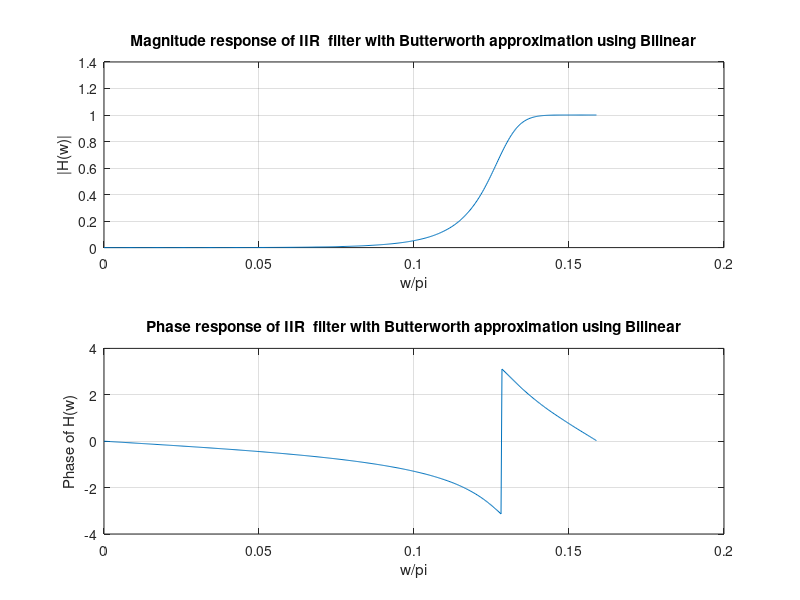

This chart was generated by the following MATLAB code:
clc;
clear all;
close all;
disp('IIR filter design using Butterworth Approximation');

%wp=input('Enter pass band frequency wp ');
%ws=input('Enter stop band frequency ws ');
wp=0.5
ws=0.3
%Error message
if ws<=0

error('Pass band edge must be larger than 0');
end
if ws>=wp
error('Stop band edge must be smaller than pass band edge');
end

%Fs=input('Enter sampling frequency F in samples/sec ');
Fs=1
%a1=input('Enter pass band ripple in dB ');
%a2=input('Enter stop band ripple in dB ');
%conversion and normalization of frequencies
%pi radians/second
a1=40;a2=60


%conversion of frequency for transformation
Wp=2*Fs*tan(wp*pi/2);
Ws=2*Fs*tan(ws*pi/2);

[N,Wc]=buttord(Wp,Ws,a1,a2,'s');
[b,a]=butter(N,Wc,'high','s');
[bz,az]=bilinear(b,a,Fs);

[H,w]=freqz(bz,az,512,Fs);

disp('Order of the filter is:');
disp(N);
disp('Filter coefficients are:');
disp('a');
disp(az);
disp('b');

disp(bz);
%Plotting responses
subplot(2,1,1);
plot(w/pi,abs(H));
xlabel('w/pi');
ylabel('|H(w)|');

title(['Magnitude response of IIR  filter with Butterworth approximation using Bilinear']);
grid on;

subplot(2,1,2);
plot(w/pi,angle(H));
xlabel('w/pi');
ylabel('Phase of H(w)');

title(['Phase response of IIR  filter with Butterworth approximation using Bilinear']); grid on;
